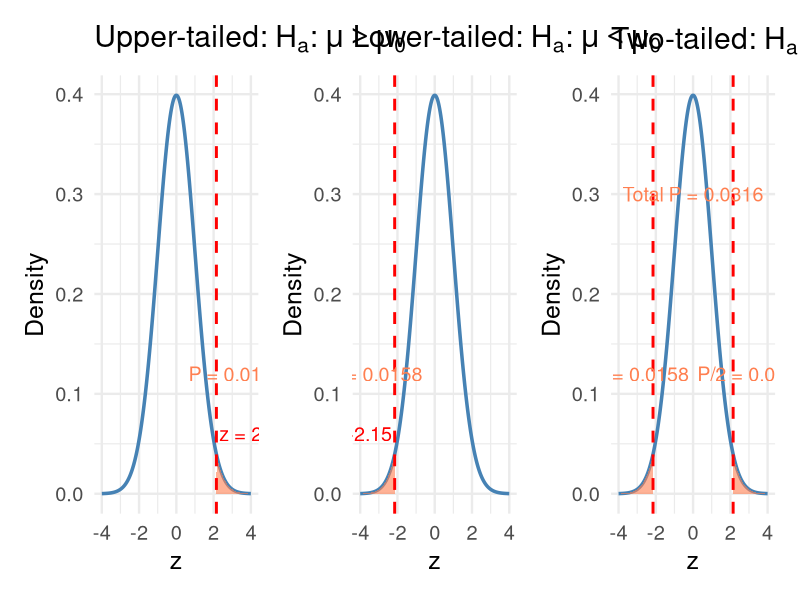
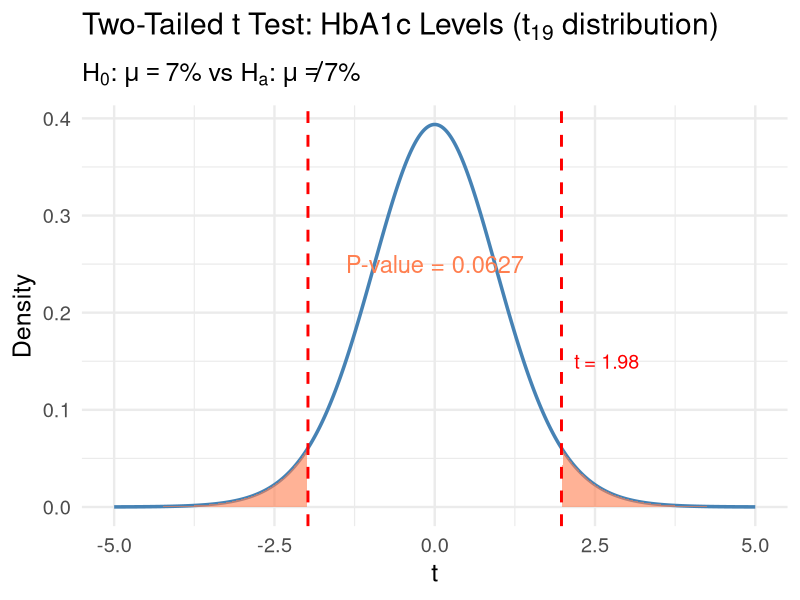
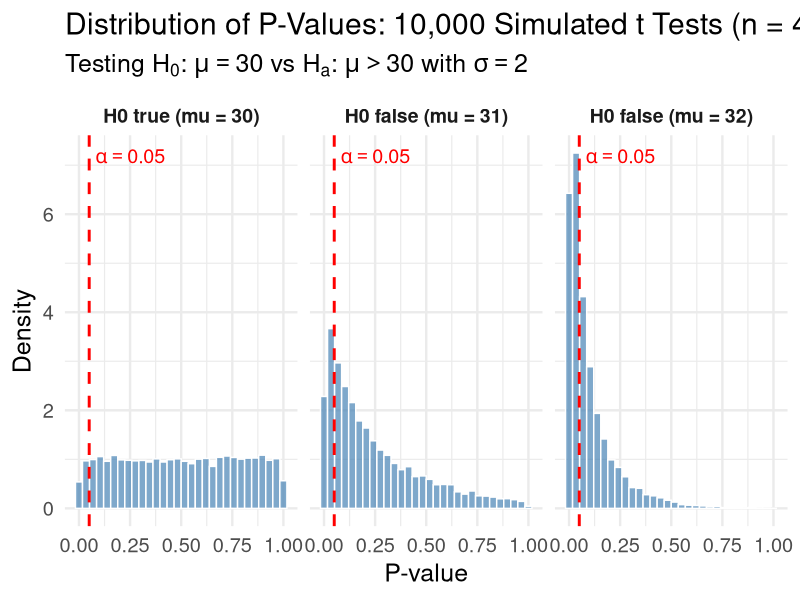
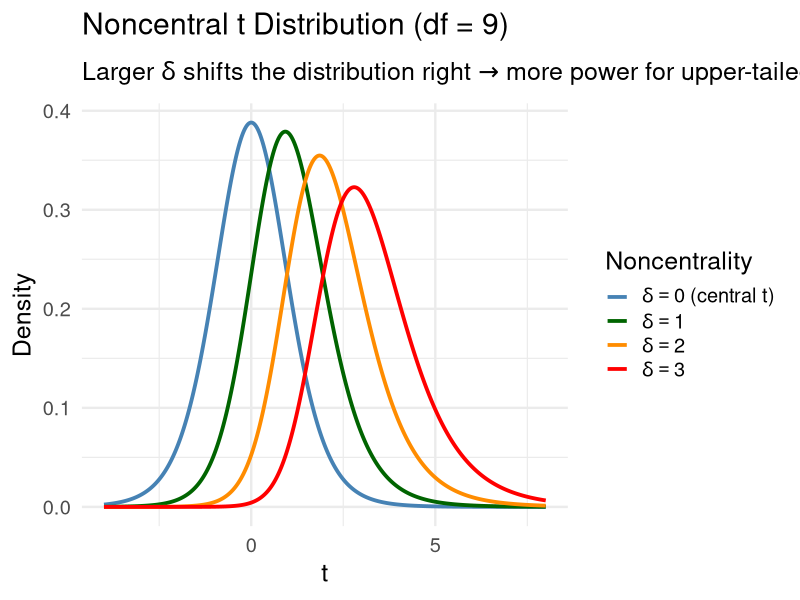
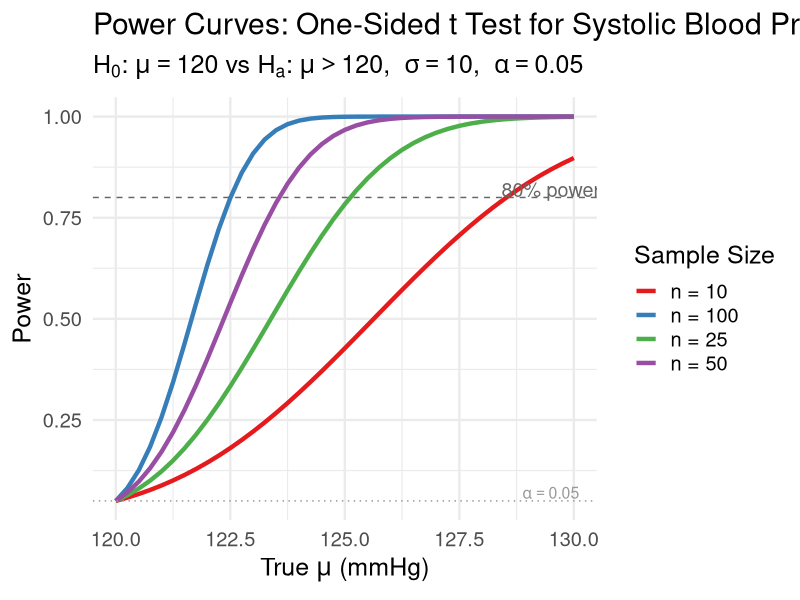
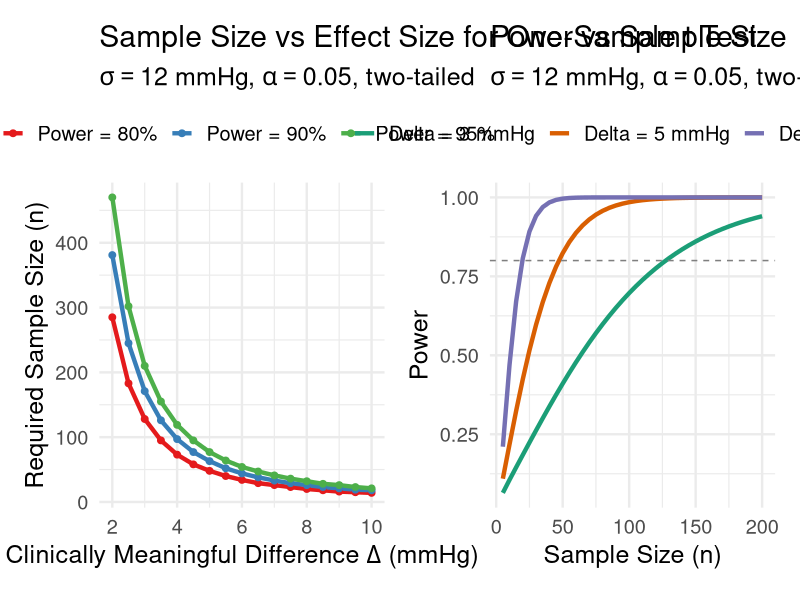
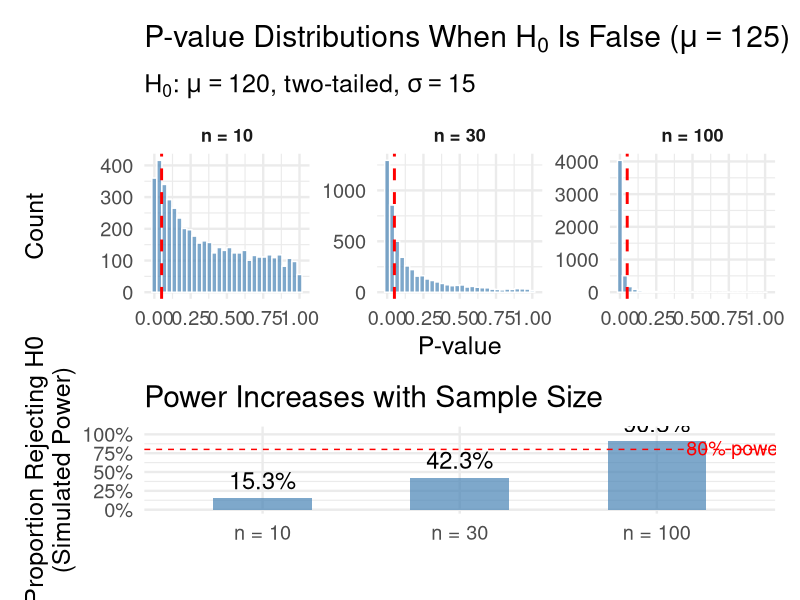

R code for these plots, in order:
## ---- chunk 1
#| label: setup
#| include: false
library(tidyverse)
library(broom)
library(patchwork)
set.seed(551)
theme_set(theme_minimal(base_size = 18))
## ---- chunk 2
#| echo: true
# Quick R reminders for P-value computation
z_obs <- 2.15
cat("Upper-tailed P-value:", 1 - pnorm(z_obs), "\n")
cat("Lower-tailed P-value:", pnorm(z_obs), "\n")
cat("Two-tailed P-value:  ", 2 * (1 - pnorm(abs(z_obs))), "\n")
## ---- chunk 3
#| code-fold: true
#| fig-height: 7
#| fig-width: 18
z_obs <- 2.15
z_seq <- seq(-4, 4, length.out = 500)
y <- dnorm(z_seq)

p1 <- tibble(z = z_seq, y = y) |>
  ggplot(aes(x = z, y = y)) +
  geom_line(linewidth = 1.2, color = "steelblue") +
  geom_area(data = tibble(z = z_seq[z_seq >= z_obs], 
                          y = dnorm(z_seq[z_seq >= z_obs])),
            aes(x = z, y = y), fill = "coral", alpha = 0.6) +
  geom_vline(xintercept = z_obs, linetype = "dashed", color = "red", linewidth = 1) +
  annotate("text", x = z_obs + 0.15, y = 0.06, hjust = 0, size = 5, color = "red",
           label = paste0("z = ", z_obs)) +
  annotate("text", x = 3.2, y = 0.12, size = 5, color = "coral",
           label = paste0("P = ", round(1 - pnorm(z_obs), 4))) +
  labs(title = expression("Upper-tailed: " * H[a]*": " * mu > mu[0]),
       x = "z", y = "Density")

p2 <- tibble(z = z_seq, y = y) |>
  ggplot(aes(x = z, y = y)) +
  geom_line(linewidth = 1.2, color = "steelblue") +
  geom_area(data = tibble(z = z_seq[z_seq <= -z_obs], 
                          y = dnorm(z_seq[z_seq <= -z_obs])),
            aes(x = z, y = y), fill = "coral", alpha = 0.6) +
  geom_vline(xintercept = -z_obs, linetype = "dashed", color = "red", linewidth = 1) +
  annotate("text", x = -z_obs - 0.15, y = 0.06, hjust = 1, size = 5, color = "red",
           label = paste0("z = ", -z_obs)) +
  annotate("text", x = -3.2, y = 0.12, size = 5, color = "coral",
           label = paste0("P = ", round(pnorm(-z_obs), 4))) +
  labs(title = expression("Lower-tailed: " * H[a]*": " * mu < mu[0]),
       x = "z", y = "Density")

p3 <- tibble(z = z_seq, y = y) |>
  ggplot(aes(x = z, y = y)) +
  geom_line(linewidth = 1.2, color = "steelblue") +
  geom_area(data = tibble(z = z_seq[z_seq >= z_obs], 
                          y = dnorm(z_seq[z_seq >= z_obs])),
            aes(x = z, y = y), fill = "coral", alpha = 0.6) +
  geom_area(data = tibble(z = z_seq[z_seq <= -z_obs], 
                          y = dnorm(z_seq[z_seq <= -z_obs])),
            aes(x = z, y = y), fill = "coral", alpha = 0.6) +
  geom_vline(xintercept = c(-z_obs, z_obs), linetype = "dashed", color = "red", linewidth = 1) +
  annotate("text", x = 3.2, y = 0.12, size = 5, color = "coral",
           label = paste0("P/2 = ", round(1 - pnorm(z_obs), 4))) +
  annotate("text", x = -3.2, y = 0.12, size = 5, color = "coral",
           label = paste0("P/2 = ", round(pnorm(-z_obs), 4))) +
  annotate("text", x = 0, y = 0.3, size = 5, color = "coral",
           label = paste0("Total P = ", round(2*(1 - pnorm(z_obs)), 4))) +
  labs(title = expression(paste("Two-tailed: ", H[a], ": ", mu != mu[0])),
       x = "z", y = "Density")

p1 + p2 + p3
## ---- chunk 4
#| echo: true
# P-values for t tests in R
t_obs <- 2.15
df <- 14

cat("Upper-tailed P-value:", pt(t_obs, df = df, lower.tail = FALSE), "\n")
cat("Lower-tailed P-value:", pt(t_obs, df = df, lower.tail = TRUE), "\n")
cat("Two-tailed P-value:  ", 2 * pt(abs(t_obs), df = df, lower.tail = FALSE), "\n")
## ---- chunk 5
#| echo: true
# Data summary
n <- 20
xbar <- 7.42
s <- 0.95
mu0 <- 7.0

# Test statistic
t_stat <- (xbar - mu0) / (s / sqrt(n))
cat("Test statistic: t =", round(t_stat, 3), "\n")
cat("Degrees of freedom:", n - 1, "\n")

# P-value (two-tailed)
p_value <- 2 * pt(abs(t_stat), df = n - 1, lower.tail = FALSE)
cat("P-value (two-tailed):", round(p_value, 4), "\n")
## ---- chunk 6
#| code-fold: true
#| fig-height: 6
df <- 19
t_seq <- seq(-5, 5, length.out = 500)
y_t <- dt(t_seq, df = df)

tibble(t = t_seq, y = y_t) |>
  ggplot(aes(x = t, y = y)) +
  geom_line(linewidth = 1.2, color = "steelblue") +
  geom_area(data = tibble(t = t_seq[t_seq >= abs(t_stat)], 
                          y = dt(t_seq[t_seq >= abs(t_stat)], df)),
            aes(x = t, y = y), fill = "coral", alpha = 0.6) +
  geom_area(data = tibble(t = t_seq[t_seq <= -abs(t_stat)], 
                          y = dt(t_seq[t_seq <= -abs(t_stat)], df)),
            aes(x = t, y = y), fill = "coral", alpha = 0.6) +
  geom_vline(xintercept = c(-abs(t_stat), abs(t_stat)), 
             linetype = "dashed", color = "red", linewidth = 1) +
  annotate("text", x = t_stat + 0.2, y = 0.15, hjust = 0, size = 5, color = "red",
           label = paste0("t = ", round(t_stat, 2))) +
  annotate("text", x = 0, y = 0.25, size = 6, color = "coral",
           label = paste0("P-value = ", round(p_value, 4))) +
  labs(x = "t", y = "Density",
       title = expression("Two-Tailed t Test: HbA1c Levels (" * t[19] * " distribution)"),
       subtitle = expression(paste(H[0], ": ", mu == 7.0, "% vs ", H[a], ": ", mu != 7.0, "%")))
## ---- chunk 7
#| echo: true
# Simulate individual patient data consistent with our summary statistics
set.seed(2026)
hba1c <- rnorm(20, mean = 7.42, sd = 0.95)
# Adjust to match desired summary statistics closely
hba1c <- (hba1c - mean(hba1c)) / sd(hba1c) * 0.95 + 7.42

# Full t.test output
hba1c_test <- t.test(hba1c, mu = 7.0, alternative = "two.sided")
hba1c_test
## ---- chunk 8
#| echo: true
alpha <- 0.01
p_value_reported <- 0.10  # P-value > 0.10

cat("Decision rule: Reject H0 if P-value <=", alpha, "\n")
cat("Observed: P-value > 0.10\n")
cat("Since 0.10 >", alpha, ", we fail to reject H0.\n\n")
cat("Conclusion: There is insufficient evidence at the 0.01\n")
cat("significance level to conclude that the mean serum\n")
cat("transferrin receptor concentration for pregnant women\n")
cat("differs from the value of 5.63 mg/L for all women.")
## ---- chunk 9
#| echo: true
recovery <- c(11.2, 13.5, 10.8, 12.1, 14.3, 9.7, 11.9, 12.8,
              10.5, 13.1, 11.4, 12.6, 10.2, 13.8, 11.1)

# One-sided test: H0: mu = 14 vs Ha: mu < 14
recovery_test <- t.test(recovery, mu = 14, alternative = "less")
recovery_test
## ---- chunk 10
#| echo: true
cat("P-value =", format(recovery_test$p.value, scientific = TRUE), "\n\n")
cat("This extremely small P-value provides overwhelming evidence\n")
cat("that the new surgical technique reduces mean recovery time\n")
cat("below the standard 14 days.")
## ---- chunk 11
#| echo: true
#| code-fold: true
#| fig-height: 8
#| fig-width: 16
set.seed(551)
n_sims <- 10000
n <- 4
sigma <- 2

# Function to compute P-value from one-sample t test (upper-tailed)
sim_pvalue <- function(n, mu_true, mu0 = 30, sigma = 2) {
  x <- rnorm(n, mean = mu_true, sd = sigma)
  t_stat <- (mean(x) - mu0) / (sd(x) / sqrt(n))
  pt(t_stat, df = n - 1, lower.tail = FALSE)
}

# Simulate under three scenarios
pvals_H0_true   <- replicate(n_sims, sim_pvalue(n, mu_true = 30))  # H0 true
pvals_mu31      <- replicate(n_sims, sim_pvalue(n, mu_true = 31))  # H0 false, mu=31
pvals_mu32      <- replicate(n_sims, sim_pvalue(n, mu_true = 32))  # H0 false, mu=32

sim_data <- bind_rows(
  tibble(pvalue = pvals_H0_true, scenario = "H0 true (mu = 30)"),
  tibble(pvalue = pvals_mu31,    scenario = "H0 false (mu = 31)"),
  tibble(pvalue = pvals_mu32,    scenario = "H0 false (mu = 32)")
) |>
  mutate(scenario = fct_inorder(scenario))

ggplot(sim_data, aes(x = pvalue)) +
  geom_histogram(aes(y = after_stat(density)), bins = 30, 
                 fill = "steelblue", color = "white", alpha = 0.7) +
  geom_vline(xintercept = 0.05, linetype = "dashed", color = "red", linewidth = 1) +
  annotate("text", x = 0.08, y = Inf, vjust = 2, hjust = 0,
           label = expression(alpha == 0.05), color = "red", size = 5) +
  facet_wrap(~scenario, ncol = 3) +
  labs(x = "P-value", y = "Density",
       title = "Distribution of P-Values: 10,000 Simulated t Tests (n = 4)",
       subtitle = expression(paste("Testing ", H[0], ": ", mu == 30, " vs ", 
                             H[a], ": ", mu > 30, " with ", sigma == 2))) +
  theme(strip.text = element_text(size = 14, face = "bold"))
## ---- chunk 12
#| echo: true
# Proportion of P-values <= 0.05 in each scenario
cat("Proportion rejecting H0 at alpha = 0.05:\n")
cat("  H0 true (mu = 30): ", round(mean(pvals_H0_true <= 0.05), 3), 
    " (should be ~0.05)\n")
cat("  H0 false (mu = 31):", round(mean(pvals_mu31 <= 0.05), 3), 
    " (power at mu = 31)\n")
cat("  H0 false (mu = 32):", round(mean(pvals_mu32 <= 0.05), 3), 
    " (power at mu = 32)\n")
## ---- chunk 13
#| echo: true
#| fig-height: 5
#| code-fold: true
# Large sample can detect trivially small effects
set.seed(551)
n_large <- 5000
bp_data <- rnorm(n_large, mean = 120.3, sd = 15)  # Mean barely above 120

bp_test <- t.test(bp_data, mu = 120)
cat("n =", n_large, "\n")
cat("Sample mean:", round(mean(bp_data), 2), "mmHg\n")
cat("P-value:", format(bp_test$p.value, digits = 4), "\n")
cat("95% CI: (", round(bp_test$conf.int[1], 2), ",", 
    round(bp_test$conf.int[2], 2), ")\n\n")
cat("Statistically significant (P < 0.05)? ", bp_test$p.value < 0.05, "\n")
cat("Clinically meaningful difference? A 0.3 mmHg difference\n")
cat("in systolic BP has NO clinical relevance!")
## ---- chunk 14
#| echo: true
# Example: mu_0 = 120, mu' = 125, sigma = 15, n = 25
mu0 <- 120; mu_prime <- 125; sigma <- 15; n <- 25
delta <- (mu_prime - mu0) / (sigma / sqrt(n))
cat("Noncentrality parameter: delta =", round(delta, 3))
## ---- chunk 15
#| code-fold: true
#| fig-height: 7
t_seq <- seq(-4, 8, length.out = 500)
df <- 9
deltas <- c(0, 1, 2, 3)

nct_data <- map_dfr(deltas, \(d) {
  tibble(
    t = t_seq,
    density = dt(t_seq, df = df, ncp = d),
    delta = paste0("delta == ", d)
  )
})

ggplot(nct_data, aes(x = t, y = density, color = delta)) +
  geom_line(linewidth = 1.3) +
  scale_color_manual(
    values = c("steelblue", "darkgreen", "darkorange", "red"),
    labels = c(
      expression(delta == 0 ~ "(central t)"),
      expression(delta == 1),
      expression(delta == 2),
      expression(delta == 3)
    )
  ) +
  labs(x = "t", y = "Density", color = "Noncentrality",
       title = expression("Noncentral t Distribution (df = 9)"),
       subtitle = expression("Larger " * delta * " shifts the distribution right" *
                             " " * symbol("\256") * " more power for upper-tailed tests")) +
  theme(legend.text.align = 0, legend.position = "right")
## ---- chunk 16
#| echo: true
# Example (Devore Example 9.14 adapted to medical context):
# Testing whether mean systolic BP exceeds 120 mmHg
# H0: mu = 120, Ha: mu > 120, alpha = 0.05, n = 10, sigma = 10
# What is the power when mu' = 125?
n <- 10; mu0 <- 120; mu_prime <- 125; sigma <- 10; alpha <- 0.05

delta <- (mu_prime - mu0) / (sigma / sqrt(n))
t_crit <- qt(1 - alpha, df = n - 1)

power <- pt(t_crit, df = n - 1, ncp = delta, lower.tail = FALSE)
cat("Noncentrality parameter: delta =", round(delta, 3), "\n")
cat("Critical value: t_{0.05, 9} =", round(t_crit, 3), "\n")
cat("Power =", round(power, 4), "\n")
cat("Beta (Type II error) =", round(1 - power, 4))
## ---- chunk 17
#| echo: true
#| code-fold: true
#| fig-height: 7
alpha <- 0.05
mu0 <- 120  # null value for systolic BP
sigma <- 10

# Power curves for different sample sizes
sample_sizes <- c(10, 25, 50, 100)
mu_range <- seq(120, 130, by = 0.25)

power_data <- expand_grid(n = sample_sizes, mu_prime = mu_range) |>
  mutate(
    delta = (mu_prime - mu0) / (sigma / sqrt(n)),
    t_crit = qt(1 - alpha, df = n - 1),
    power = pt(t_crit, df = n - 1, ncp = delta, lower.tail = FALSE),
    n_label = paste0("n = ", n)
  )

ggplot(power_data, aes(x = mu_prime, y = power, color = n_label)) +
  geom_line(linewidth = 1.5) +
  geom_hline(yintercept = 0.80, linetype = "dashed", color = "gray40") +
  geom_hline(yintercept = alpha, linetype = "dotted", color = "gray60") +
  annotate("text", x = 129.5, y = 0.82, label = "80% power", 
           color = "gray40", size = 5) +
  annotate("text", x = 129.5, y = 0.07, 
           label = expression(alpha == 0.05), color = "gray60", size = 4) +
  scale_color_brewer(palette = "Set1") +
  labs(x = expression("True " * mu * " (mmHg)"),
       y = "Power",
       color = "Sample Size",
       title = "Power Curves: One-Sided t Test for Systolic Blood Pressure",
       subtitle = expression(paste(H[0], ": ", mu == 120, " vs ", H[a], ": ", 
                             mu > 120, ",  ", sigma == 10, ",  ", alpha == 0.05)))
## ---- chunk 18
#| echo: true
# How many patients to detect a 5 mmHg reduction with 80% power?
delta <- 5  # clinically meaningful difference (mmHg)
sigma <- 15  # estimated SD
alpha <- 0.05
beta <- 0.20  # power = 0.80

# Two-tailed z test
n_z <- (sigma * (qnorm(1 - alpha/2) + qnorm(1 - beta)) / delta)^2
cat("z test sample size (two-tailed):", ceiling(n_z), "patients")
## ---- chunk 19
#| echo: true
# Same example using power.t.test()
result <- power.t.test(
  delta = 5,           # difference to detect
  sd = 15,             # estimated standard deviation
  sig.level = 0.05,    # alpha
  power = 0.80,        # desired power
  type = "one.sample", # one-sample test
  alternative = "two.sided"
)
result
## ---- chunk 20
#| echo: true
cat("Required sample size:", ceiling(result$n), "patients")
## ---- chunk 21
#| echo: true
# One-sided test: H0: mu >= 0 vs Ha: mu < 0 (reduction in BP)
power_result <- power.t.test(
  delta = 5,
  sd = 12,
  sig.level = 0.05,
  power = 0.80,
  type = "one.sample",
  alternative = "one.sided"
)
cat("For 80% power:", ceiling(power_result$n), "patients needed\n")

# What about 90% power?
power_90 <- power.t.test(
  delta = 5, sd = 12, sig.level = 0.05,
  power = 0.90, type = "one.sample", alternative = "one.sided"
)
cat("For 90% power:", ceiling(power_90$n), "patients needed\n")

# What about a smaller effect (3 mmHg)?
power_small <- power.t.test(
  delta = 3, sd = 12, sig.level = 0.05,
  power = 0.80, type = "one.sample", alternative = "one.sided"
)
cat("For 3 mmHg effect:", ceiling(power_small$n), "patients needed")
## ---- chunk 22
#| echo: true
#| code-fold: true
#| fig-height: 7
#| fig-width: 14
sigma <- 12
alpha <- 0.05

# Vary effect size
delta_range <- seq(2, 10, by = 0.5)
power_levels <- c(0.80, 0.90, 0.95)

ss_data <- expand_grid(delta = delta_range, power = power_levels) |>
  rowwise() |>
  mutate(
    n = ceiling(power.t.test(
      delta = delta, sd = sigma, sig.level = alpha,
      power = power, type = "one.sample", alternative = "two.sided"
    )$n),
    power_label = paste0("Power = ", power * 100, "%")
  ) |>
  ungroup()

p_ss <- ggplot(ss_data, aes(x = delta, y = n, color = power_label)) +
  geom_line(linewidth = 1.5) +
  geom_point(size = 2) +
  scale_color_brewer(palette = "Set1") +
  labs(x = expression("Clinically Meaningful Difference " * Delta * " (mmHg)"),
       y = "Required Sample Size (n)",
       color = "",
       title = "Sample Size vs Effect Size for One-Sample t Test",
       subtitle = expression(paste(sigma == 12, " mmHg, ", alpha == 0.05, 
                             ", two-tailed"))) +
  theme(legend.position = "top")

# Power as a function of n for fixed delta
n_range <- seq(5, 200, by = 5)
delta_levels <- c(3, 5, 8)

pow_data <- expand_grid(n = n_range, delta = delta_levels) |>
  rowwise() |>
  mutate(
    power = power.t.test(
      n = n, delta = delta, sd = sigma, sig.level = alpha,
      type = "one.sample", alternative = "two.sided"
    )$power,
    delta_label = paste0("Delta = ", delta, " mmHg")
  ) |>
  ungroup()

p_pow <- ggplot(pow_data, aes(x = n, y = power, color = delta_label)) +
  geom_line(linewidth = 1.5) +
  geom_hline(yintercept = 0.80, linetype = "dashed", color = "gray50") +
  scale_color_brewer(palette = "Dark2") +
  labs(x = "Sample Size (n)", y = "Power",
       color = "",
       title = "Power vs Sample Size",
       subtitle = expression(paste(sigma == 12, " mmHg, ", alpha == 0.05, 
                             ", two-tailed"))) +
  theme(legend.position = "top")

p_ss + p_pow
## ---- chunk 23
#| echo: true
# How many infants are needed?
nicu_power <- power.t.test(
  delta = 8,
  sd = 20,
  sig.level = 0.05,
  power = 0.90,
  type = "one.sample",
  alternative = "two.sided"
)

cat("=== NICU Study Design ===\n")
cat("Effect to detect: 8 mg/dL\n")
cat("Assumed SD: 20 mg/dL\n")
cat("Significance level: 0.05\n")
cat("Desired power: 0.90\n")
cat("Required sample size:", ceiling(nicu_power$n), "infants\n\n")

# Verify: what is the actual power at this sample size?
actual_power <- power.t.test(
  n = ceiling(nicu_power$n),
  delta = 8,
  sd = 20,
  sig.level = 0.05,
  type = "one.sample",
  alternative = "two.sided"
)
cat("Actual power at n =", ceiling(nicu_power$n), ":", 
    round(actual_power$power, 4))
## ---- chunk 24
#| echo: true
# NICU example: n = 70, delta = 8, sigma = 20, alpha = 0.05, two-tailed
n <- ceiling(nicu_power$n)
mu0 <- 80; mu_prime <- 88; sigma <- 20
alpha <- 0.05

# Noncentrality parameter
delta_ncp <- (mu_prime - mu0) / (sigma / sqrt(n))
cat("Noncentrality parameter: delta =", round(delta_ncp, 3), "\n")

# Critical values for two-tailed test
t_crit <- qt(1 - alpha/2, df = n - 1)
cat("Critical value: t_{0.025,", n-1, "} =", round(t_crit, 3), "\n")

# Power = P(|T| >= t_crit) under noncentral t
power_upper <- pt(t_crit, df = n - 1, ncp = delta_ncp, lower.tail = FALSE)
power_lower <- pt(-t_crit, df = n - 1, ncp = delta_ncp, lower.tail = TRUE)
power_total <- power_upper + power_lower

cat("Power (upper tail):", round(power_upper, 4), "\n")
cat("Power (lower tail):", round(power_lower, 6), " (negligible)\n")
cat("Total power:", round(power_total, 4))
## ---- chunk 25
#| code-fold: true
#| fig-height: 8
#| fig-width: 16
# Comprehensive example: How P-values, power, and n interact
set.seed(551)
mu0 <- 120; mu_true <- 125; sigma <- 15

# Simulate P-values for different sample sizes
sim_comprehensive <- function(n, mu_true, mu0 = 120, sigma = 15, n_sims = 5000) {
  replicate(n_sims, {
    x <- rnorm(n, mean = mu_true, sd = sigma)
    t_stat <- (mean(x) - mu0) / (sd(x) / sqrt(n))
    2 * pt(abs(t_stat), df = n - 1, lower.tail = FALSE)  # two-tailed
  })
}

pvals_n10  <- sim_comprehensive(10,  mu_true)
pvals_n30  <- sim_comprehensive(30,  mu_true)
pvals_n100 <- sim_comprehensive(100, mu_true)

comp_data <- bind_rows(
  tibble(pvalue = pvals_n10,  n_label = "n = 10"),
  tibble(pvalue = pvals_n30,  n_label = "n = 30"),
  tibble(pvalue = pvals_n100, n_label = "n = 100")
) |>
  mutate(n_label = fct_inorder(n_label))

p_hist <- ggplot(comp_data, aes(x = pvalue)) +
  geom_histogram(bins = 30, fill = "steelblue", color = "white", alpha = 0.7) +
  geom_vline(xintercept = 0.05, linetype = "dashed", color = "red", linewidth = 1) +
  facet_wrap(~n_label, ncol = 3, scales = "free_y") +
  labs(x = "P-value", y = "Count",
       title = expression("P-value Distributions When " * H[0] * 
                          " Is False (" * mu == 125 * ")"),
       subtitle = expression(paste(H[0], ": ", mu == 120, ", two-tailed, ",
                             sigma == 15))) +
  theme(strip.text = element_text(size = 13, face = "bold"))

# Power summary
power_summary <- comp_data |>
  group_by(n_label) |>
  summarise(
    prop_reject = mean(pvalue <= 0.05),
    median_pval = median(pvalue),
    .groups = "drop"
  )

p_table <- ggplot(power_summary, aes(x = n_label, y = prop_reject)) +
  geom_col(fill = "steelblue", alpha = 0.7, width = 0.5) +
  geom_hline(yintercept = 0.80, linetype = "dashed", color = "red") +
  geom_text(aes(label = paste0(round(prop_reject * 100, 1), "%")), 
            vjust = -0.5, size = 6) +
  annotate("text", x = 3.4, y = 0.82, label = "80% power", color = "red", size = 5) +
  scale_y_continuous(limits = c(0, 1.05), labels = scales::percent) +
  labs(x = "", y = "Proportion Rejecting H0\n(Simulated Power)",
       title = "Power Increases with Sample Size")

p_hist / p_table + plot_layout(heights = c(2, 1.2))
